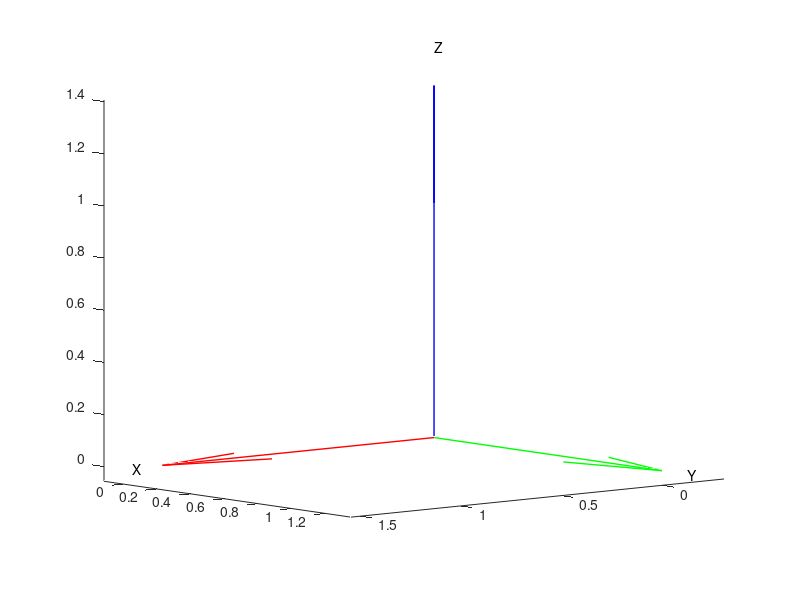

MATLAB code for this plot: (Note: this script raises an error after producing the figure.)
% Define the points for the axes
origin = [0 0 0];

figure;
hold on;
grid off;
axis equal;
view(140, 7);
zoom(1);

axis_scale = 1.5;
x_axis = [1 0 0] * axis_scale;
y_axis = [0 1 0] * axis_scale;
z_axis = [0 0 1] * axis_scale;
quiver3(origin(1), origin(2), origin(3), x_axis(1), x_axis(2), x_axis(3), 'r', 'LineWidth', 1)
text(x_axis(1), x_axis(2), x_axis(3), "X")
quiver3(origin(1), origin(2), origin(3), y_axis(1), y_axis(2), y_axis(3), 'g', 'LineWidth', 1)
text(y_axis(1), y_axis(2), y_axis(3), "Y")
quiver3(origin(1), origin(2), origin(3), z_axis(1), z_axis(2), z_axis(3), 'b', 'LineWidth', 1)
text(z_axis(1), z_axis(2), z_axis(3), "Z")

a = .3;
b = .3;
c = .4;

A = [a, 0, 0];
B = [a, 0, c];
C = [a, b ,c];
D = [0, b, c];
E = [0, b, 0];

points = [A; B; C; D; E];
point_names = ["A"; "B"; "C"; "D"; "E"];

solid_width = 4;
displayLine(A, B, solid_width, "k");
displayLine(B, C, solid_width, "k");
displayLine(C, D, solid_width, "k");
displayLine(D, E, solid_width, "k");

thin_width = 1;
ACE = A + [0, b, 0]; 

displayLine(A, ACE, thin_width, "k");
displayLine(C, ACE, thin_width, "k");
displayLine(E, ACE, thin_width, "k");

F = [[-2, -1, -1]; [0, -1, 0]; [1.3, 0, 0]];
r = [[a, 0, 0]; [0, b, c]; [a, b, c]];

M = [[.8, .5, .3]; [0, 0, -2.1]];
rm = [[0, b, 0]; [a, 0, c]];

for i = 1:size(F, 1)
    displayVector(r(i, :), F(i, :), i, "F", origin);
end

for i = 1:size(M, 1)
    displayVector(rm(i, :), M(i, :), i, "M", origin);
end

for i = 1:size(points, 1)
    text(points(i, 1), points(i, 2), points(i, 3), point_names(i), "FontSize", 16);
end

matlab2tikz('graph.tex', 'arrowHeadSize', 1);